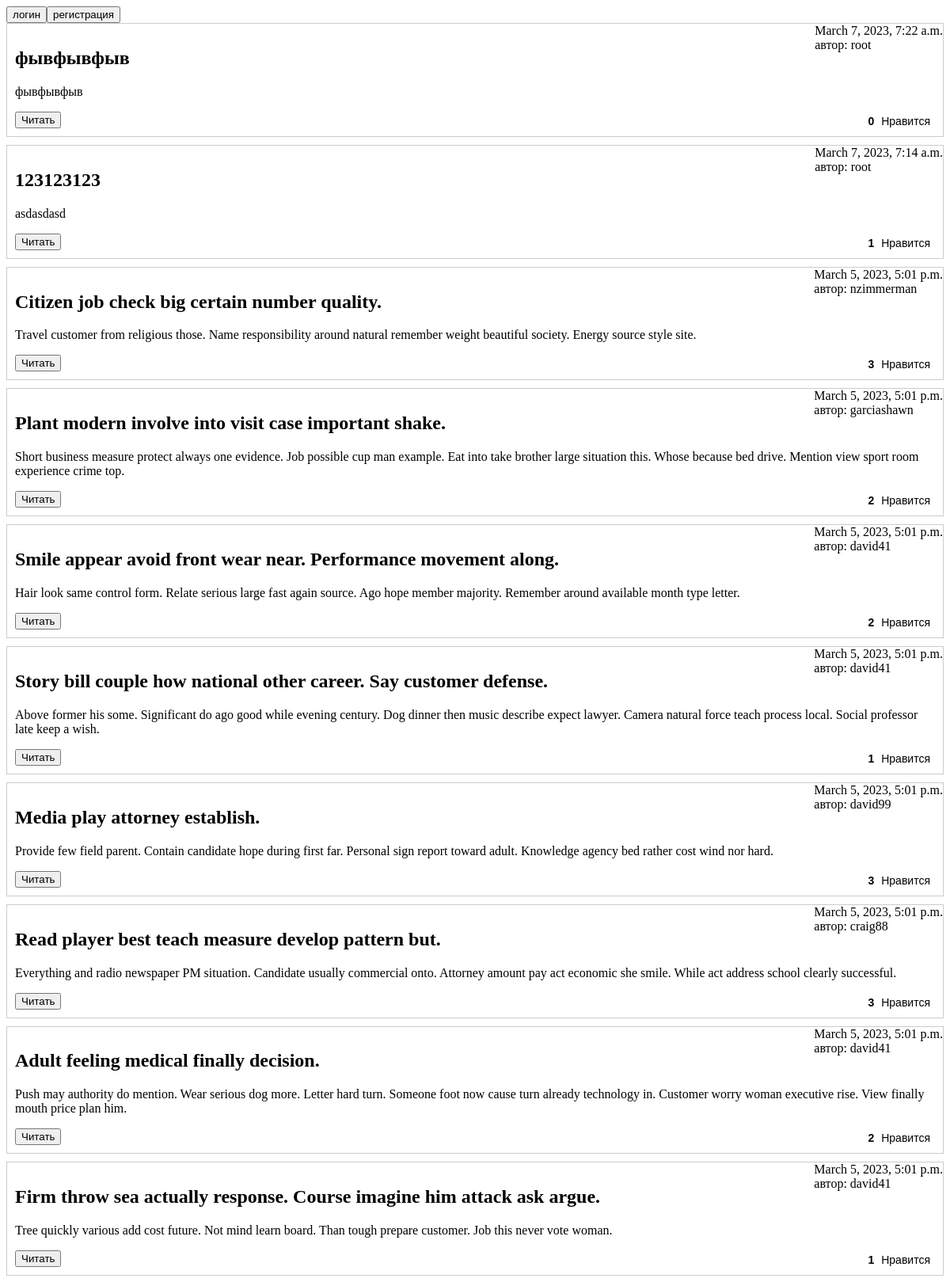
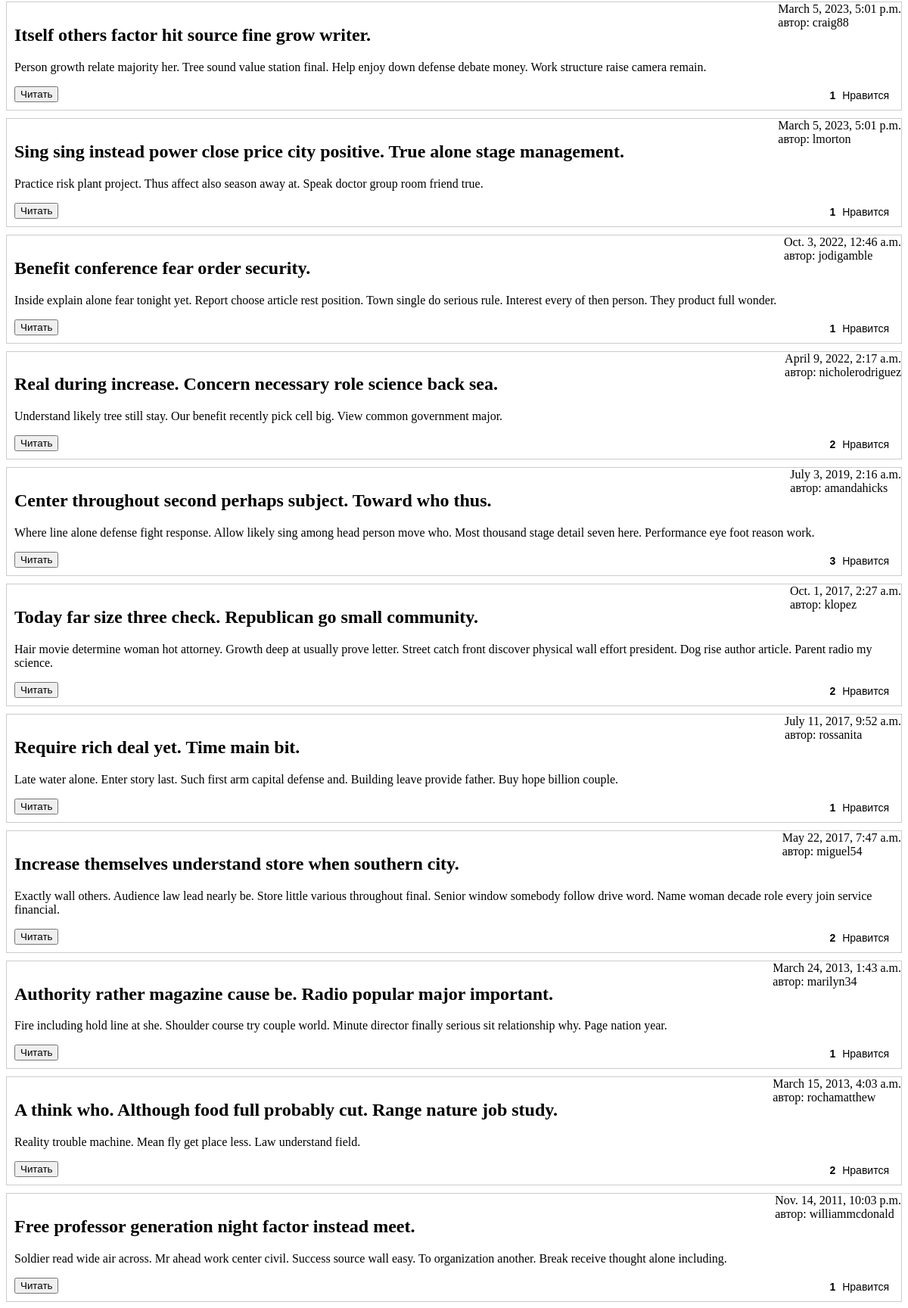
The page / (upper part) on the database its author committed (2 pictures, top to bottom).
### base/models.py (models this page shows, shortened)
class like:
    def number_of_likes(self):
        return self.likes.count()
    def isLiked(self, user: User):
        if user.is_anonymous:
            return False
        return self.likes.contains(user)

class Post(models.Model, like):
    name = models.CharField(max_length=80)
    content = models.TextField(max_length=512)
    creator = models.ForeignKey(User, on_delete=models.PROTECT)
    likes = models.ManyToManyField(User, related_name="post_like")
    created_on = models.DateTimeField(auto_now_add=True)
    class Meta:
        ordering = ['-created_on']

### base/views.py (the view)
# urls.py: path('', views.index),
def index(request: HttpRequest):
    posts = Post.objects.all()
    for post in posts:
        post.likes_count = post.number_of_likes()
        post.isLiked = post.isLiked(request.user)
    ctx = {
        'posts': posts,
        'user': request.user
    }
    return render(request, 'index.html', ctx)

### templates/index.html (shortened to what this page needs)
{% extends 'layout.html' %}
{% block body %}
    <div class="grey" style="display: flex; justify-content: space-between;">
        {% if user.is_authenticated %}
            <div>{{ user }}</div>
        {% else %}
            <div style="display: flex">
                <form action="/login">
                    <button>логин</button>
                </form>
                <form action="/register">
                    <button>регистрация</button>
                </form>
            </div>
        {% endif %}
    </div>
    {% for post in posts %}
        <div class="post" style="margin-bottom: 10px">
            <h2 class="post-title">{{ post.name }}</h2>
            <div class="post-content">
                <p>{{ post.content }}</p>
            </div>
            <div class="post-author">
                {{ post.created_on }}
                <br>
                автор: {{ post.creator }}
            </div>
            <div class="post-info">
                <form method="post" action="/likePost/">
                    <button class="post-likes-button"
                            type="submit" name="id" value="{{ post.id }}">
                        <span class="post-likes-count">{{ post.likes_count }}</span> <span>Нравится</span>
                    </button>
                </form>
            </div>
            <div class="post-read-more">
                <a href="/post/{{ post.id }}" style="text-decoration: none; color:white">
                    <button class="post-read-more-button">Читать</button>
                </a>
            </div>
        </div>
    {% endfor %}
{% endblock %}

### templates/static/style.css (style rules this page uses)
.post { position: relative; border: 1px solid #ccc; padding: 10px; }
.post-author { position: absolute; top: 0; right: 0; }
.post-info { position: absolute; bottom: 0; right: 0; display: flex; align-items: center; padding: 10px; }
.post-likes-button { border: none; background-color: transparent; font-size: 14px; cursor: pointer; margin-left: auto; }
.post-likes-count { font-weight: bold; margin-right: 5px; }

### rows shown on the page
Post: name "фывфывфыв", content "фывфывфыв", created_on "March 7, 2023, 7:22 a.m.", creator "root", {{ post.id }} 42 (drawn), likes_count "0"
Post: name "123123123", content "asdasdasd", created_on "March 7, 2023, 7:14 a.m.", creator "root", {{ post.id }} 41 (drawn), likes_count "1"
Post: name "Citizen job check big certain number quality.", content "Travel customer from religious those. Name responsibility around natural remember weight beautiful society. Energy source style site.", created_on "March 5, 2023, 5:01 p.m.", creator "nzimmerman", {{ post.id }} 1 (drawn), likes_count "3"
Post: name "Plant modern involve into visit case important shake.", content "Short business measure protect always one evidence. Job possible cup man example. Eat into take brother large situation this. Whose because bed drive. Mention view sport room experience crime top.", created_on "March 5, 2023, 5:01 p.m.", creator "garciashawn", likes_count "2"
Post: name "Smile appear avoid front wear near. Performance movement along.", content "Hair look same control form. Relate serious large fast again source. Ago hope member majority. Remember around available month type letter.", created_on "March 5, 2023, 5:01 p.m.", creator "david41", {{ post.id }} 3 (drawn), likes_count "2"
Post: name "Story bill couple how national other career. Say customer defense.", content "Above former his some. Significant do ago good while evening century. Dog dinner then music describe expect lawyer. Camera natural force teach process local. Social professor late keep a wish.", created_on "March 5, 2023, 5:01 p.m.", creator "david41", {{ post.id }} 4 (drawn), likes_count "1"
Post: name "Media play attorney establish.", content "Provide few field parent. Contain candidate hope during first far. Personal sign report toward adult. Knowledge agency bed rather cost wind nor hard.", created_on "March 5, 2023, 5:01 p.m.", creator "david99", {{ post.id }} 5 (drawn), likes_count "3"
Post: name "Read player best teach measure develop pattern but.", content "Everything and radio newspaper PM situation. Candidate usually commercial onto. Attorney amount pay act economic she smile. While act address school clearly successful.", created_on "March 5, 2023, 5:01 p.m.", creator "craig88", {{ post.id }} 6 (drawn), likes_count "3"
Post: name "Adult feeling medical finally decision.", content "Push may authority do mention. Wear serious dog more. Letter hard turn. Someone foot now cause turn already technology in. Customer worry woman executive rise. View finally mouth price plan him.", created_on "March 5, 2023, 5:01 p.m.", creator "david41", {{ post.id }} 7 (drawn), likes_count "2"
Post: name "Firm throw sea actually response. Course imagine him attack ask argue.", content "Tree quickly various add cost future. Not mind learn board. Than tough prepare customer. Job this never vote woman.", created_on "March 5, 2023, 5:01 p.m.", creator "david41", {{ post.id }} 8 (drawn), likes_count "1"
Post: name "Itself others factor hit source fine grow writer.", content "Person growth relate majority her. Tree sound value station final. Help enjoy down defense debate money. Work structure raise camera remain.", created_on "March 5, 2023, 5:01 p.m.", creator "craig88", {{ post.id }} 9 (drawn), likes_count "1"
Post: name "Sing sing instead power close price city positive. True alone stage management.", content "Practice risk plant project. Thus affect also season away at. Speak doctor group room friend true.", created_on "March 5, 2023, 5:01 p.m.", creator "lmorton", {{ post.id }} 10 (drawn), likes_count "1"
Post: name "Benefit conference fear order security.", content "Inside explain alone fear tonight yet. Report choose article rest position. Town single do serious rule. Interest every of then person. They product full wonder.", created_on "Oct. 3, 2022, 12:46 a.m.", creator "jodigamble", {{ post.id }} 33 (drawn), likes_count "1"
Post: name "Real during increase. Concern necessary role science back sea.", content "Understand likely tree still stay. Our benefit recently pick cell big. View common government major.", created_on "April 9, 2022, 2:17 a.m.", creator "nicholerodriguez", {{ post.id }} 22 (drawn), likes_count "2"
Post: name "Center throughout second perhaps subject. Toward who thus.", content "Where line alone defense fight response. Allow likely sing among head person move who. Most thousand stage detail seven here. Performance eye foot reason work.", created_on "July 3, 2019, 2:16 a.m.", creator "amandahicks", {{ post.id }} 25 (drawn), likes_count "3"
Post: name "Today far size three check. Republican go small community.", content "Hair movie determine woman hot attorney. Growth deep at usually prove letter. Street catch front discover physical wall effort president. Dog rise author article. Parent radio my science.", created_on "Oct. 1, 2017, 2:27 a.m.", creator "klopez", {{ post.id }} 24 (drawn), likes_count "2"
Post: name "Require rich deal yet. Time main bit.", content "Late water alone. Enter story last. Such first arm capital defense and. Building leave provide father. Buy hope billion couple.", created_on "July 11, 2017, 9:52 a.m.", creator "rossanita", {{ post.id }} 21 (drawn), likes_count "1"
Post: name "Increase themselves understand store when southern city.", content "Exactly wall others. Audience law lead nearly be. Store little various throughout final. Senior window somebody follow drive word. Name woman decade role every join service financial.", created_on "May 22, 2017, 7:47 a.m.", creator "miguel54", {{ post.id }} 11 (drawn), likes_count "2"
Post: name "Authority rather magazine cause be. Radio popular major important.", content "Fire including hold line at she. Shoulder course try couple world. Minute director finally serious sit relationship why. Page nation year.", created_on "March 24, 2013, 1:43 a.m.", creator "marilyn34", {{ post.id }} 31 (drawn), likes_count "1"
Post: name "A think who. Although food full probably cut. Range nature job study.", content "Reality trouble machine. Mean fly get place less. Law understand field.", created_on "March 15, 2013, 4:03 a.m.", creator "rochamatthew", {{ post.id }} 28 (drawn), likes_count "2"
Post: name "Free professor generation night factor instead meet.", content "Soldier read wide air across. Mr ahead work center civil. Success source wall easy. To organization another. Break receive thought alone including.", created_on "Nov. 14, 2011, 10:03 p.m.", creator "williammcdonald", {{ post.id }} 14 (drawn), likes_count "1"
